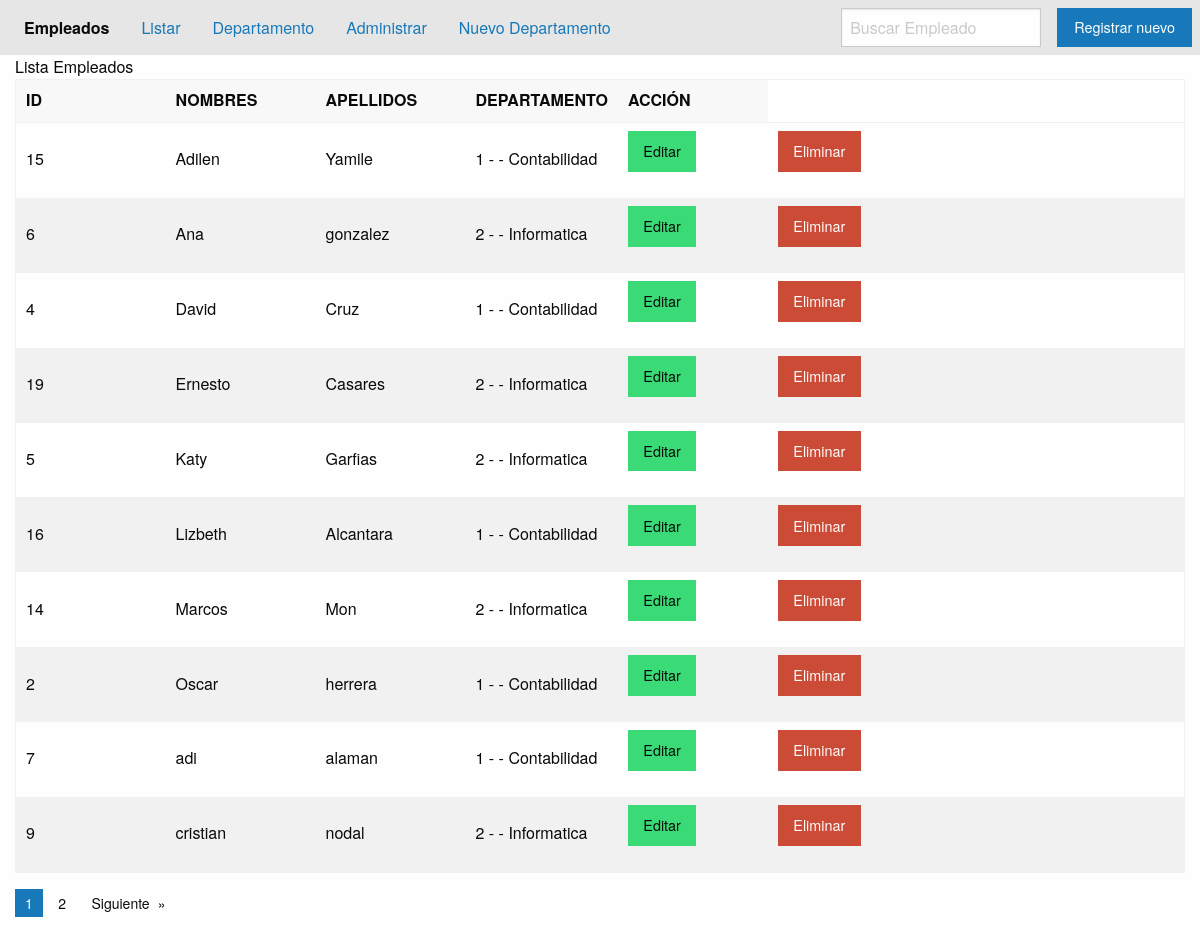
The app's page /lista-empleados-admin/, older data.
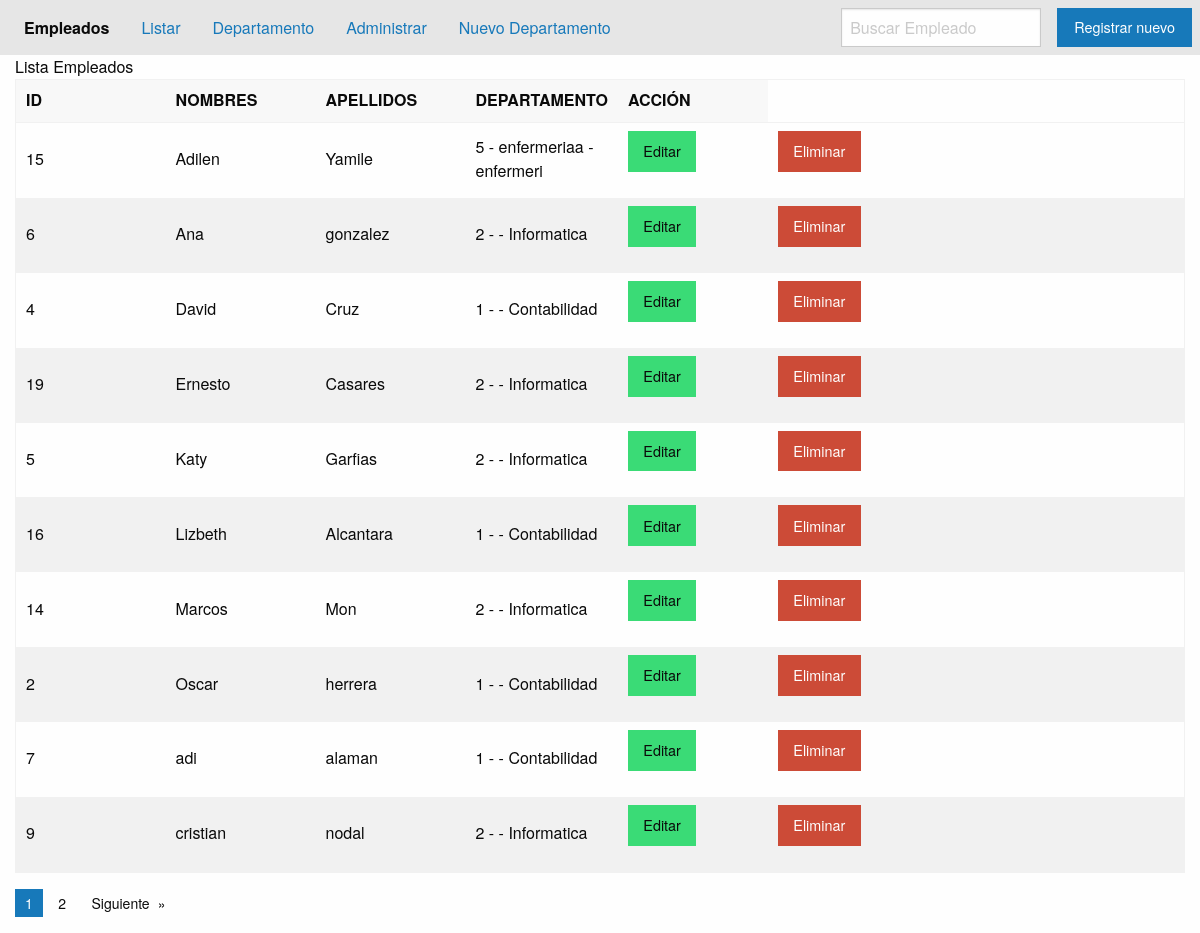
The same page, newer data.
### applications/personas/models.py (models this page shows, shortened)
class Empleado(models.Model):
    JOB_CHOICES = (
        ('0', 'Contador'),
        ('1', 'Administrador'),
        ('2', 'Economista'),
        ('3', 'Otro'),
    )
    first_name = models.CharField('Nombre', max_length=60)
    last_name = models.CharField('Apellidos', max_length=60)
    full_name = models.CharField('Nombres completos', max_length=120, blank=True)
    job = models.CharField('Trabajo', max_length=50, choices=JOB_CHOICES)
    departamento = models.ForeignKey(Departamento, on_delete=models.CASCADE)
    avatar = models.ImageField(upload_to='empleado', blank=True, null=True)
    habilidades = models.ManyToManyField(Habilidad)
    hoja_vida = RichTextField()
    class Meta:
        verbose_name = 'Empleado'
        verbose_name_plural = 'Empleados de la empresa'
        ordering = ['-first_name', 'last_name']
        unique_together = ('first_name', 'departamento')

### applications/departamento/models.py (models this page shows)
class Departamento(models.Model):
    nombre = models.CharField('Nombre', max_length=50, editable=False)
    subnombre = models.CharField('Nombre Corto', max_length=50, unique=True)
    activo = models.BooleanField('Anulado', default=False)
    class Meta:
        verbose_name = 'Mi departamento'
        verbose_name_plural = 'Áreas de la empresa'
        ordering=['-nombre']
        unique_together=('nombre','subnombre')
    def __str__(self):
        return f"{self.id} - {self.nombre} - {self.subnombre}"

### applications/personas/views.py (the view)
class ListaEmpleadosAdmin(ListView):
    template_name='persona/lista_empleados.html'
    paginate_by= 10
    ordering='first_name'
    context_object_name='empleados'
    model=Empleado

### templates/persona/lista_empleados.html (shortened to what this page needs)
{% extends 'base.html' %}
{% block content %}
{% include "include/header.html" %}
    <div class="grid-container">
        <div class="grid-x">
            <div class="cell">Lista Empleados</div>
            <div class="cell">
                <table>
                    <thead>
                        <tr>
                            <th width="150">ID</th>
                            <th width="150">NOMBRES</th>
                            <th width="150">APELLIDOS</th>
                            <th width="150">DEPARTAMENTO</th>
                            <th width="150">ACCIÓN</th>
                        </tr>
                    </thead>
                    <tbody>
                        {% for empleado in empleados %}
                        <tr>
                            <td>{{ empleado.id }}</td>
                            <td>{{ empleado.first_name }}</td>
                            <td>{{ empleado.last_name }}</td>
                            <td>{{ empleado.departamento }}</td>
                            <td>
                                <a class="button success" href="{% url 'persona_app:modificar_empleado' empleado.id %}">Editar</a>
                            </td>
                            <td>
                                <a class="button alert" href="{% url 'persona_app:Eliminar_empleado' empleado.id %}">Eliminar</a>
                            </td>
                        </tr>
                        {% endfor %}
                    </tbody>
                </table>
            </div>
            <div class="cell">
                {% if is_paginated %}
                <nav aria-label="Pagination">
                    <ul class="pagination">
                        {% for pagina in paginator.page_range %}
                            {% if pagina == page_obj.number %}
                                <li class="current"><span class="show-for-sr">You're on page</span>{{ pagina }}</li>
                            {% else %}
                                <li><a href="?page={{pagina}}">{{ pagina }}</a></li>
                            {% endif %}
                        {% endfor %}
                        {% if page_obj.has_next %}
                            <li class="pagination-next">
                                <a href="?page={{page_obj.next_page_number}}">Siguiente</a>
                            </li>
                        {% endif %}
                    </ul>
                </nav>
                {% endif %}
            </div>
        </div>
    </div>
{% endblock content %}

Row changes from the older to the newer data that the page shows:
changed Empleado "Adilen": departamento "1 - - Contabilidad" → "5 - enfermeriaa - enfermeri"
